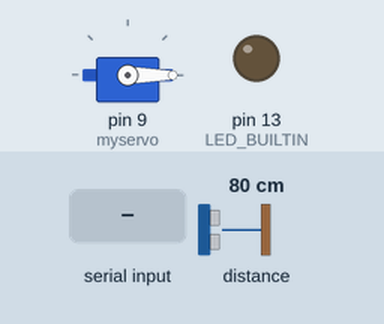
This sketch was run on a simulated Arduino Uno, built with avr-gcc and run on an emulated ATmega328P. Parts: servo, output pins drawn as LEDs (lit = HIGH). Inputs (shaded band) come from the test bench; at power-on: distance to the obstacle 80 cm. What the sketch prints to the serial monitor is not drawn.

Above: at 1.2 s.
1.3 s: byte 30 received over Serial
At 2.18 s:
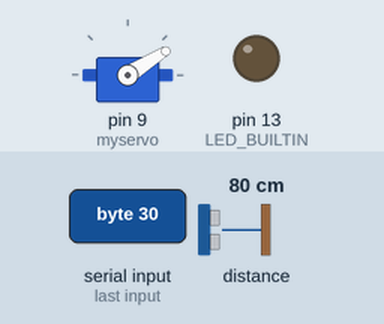
At 3.26 s:
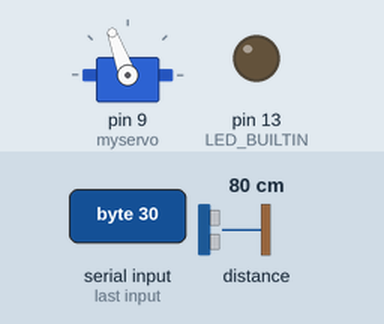
4.3 s: distance to the obstacle set to 2 cm
At 4.75 s:
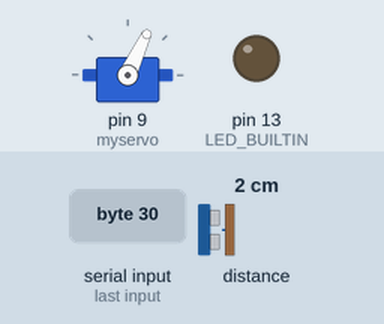
7.3 s: byte 90 received over Serial
10.3 s: distance to the obstacle set to 4 cm
13.3 s: byte 120 received over Serial
Timing chart, 0 to 17.3 s (numbered marks = the images above; inputs shaded):
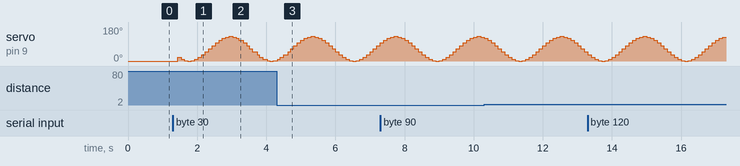

Measured:
- after the input at 1.3 s, servo on pin 9 (myservo): 0° → 19° after 0.13 s, → 9° 0.10 s later, → 2° 0.10 s later, → 0° 0.10 s later, … (29 changes in this stretch)

The sketch:

serial_0_3.ino
```cpp
#include "Adafruit_VL53L0X.h"
#include "Servo.h"


// Sinais de controle
float sinal_ctrl = 0;
float sinal_ref = 0;
float sinal_measure = 0;

// Timing control
unsigned long millisTask = 0;

// Timing aux
int num_of_measures = 0;
int servo_aux = 0;

// Sensor
Adafruit_VL53L0X lox = Adafruit_VL53L0X();

// Atuador
Servo myservo;
int servo_reference = 65;


// Função de filtro passa-baixa
float alpha = 0.385870;
float y_prev = 0.0;

float lox_filter(float x) {
    float y = alpha * x + (1 - alpha) * y_prev;
    y_prev = y;
    return y;
}

void setup() {
  // put your setup code here, to run once:

  pinMode(LED_BUILTIN, OUTPUT);
  digitalWrite(LED_BUILTIN, HIGH);

  // Setup Serial
  Serial.begin(9600);
  while (! Serial) {
    digitalWrite(LED_BUILTIN, HIGH);
    delay(1000);
    digitalWrite(LED_BUILTIN, LOW);
    delay(1000);

  }

  // Setup Sensor
  while (!lox.begin()) {
    digitalWrite(LED_BUILTIN, HIGH);
  };
  lox.startRangeContinuous();

  // Setup Servo
  myservo.attach(9);
  myservo.write(0);

  digitalWrite(LED_BUILTIN, LOW);

}

void loop() {
  if (Serial.available() > 0) {
    sinal_ref = (float) Serial.read();
  }

  if (lox.isRangeComplete()) { // ((millis() >= (millisTask-5UL)) && (lox.isRangeComplete()))
    // Leitura assincrona do sensor
    sinal_measure = float(lox.readRange());
    sinal_measure = lox_filter(sinal_measure);
  }

  if(millis() >= millisTask){
    // Leitura sincrona do sensor
    servo_aux += 15;
    if (servo_aux >= 360) servo_aux = 0;

    // Controle
    sinal_ctrl = map(sin(radians(servo_aux))*100, -100, 100, -65, 65);

    // Ativacao do motor
    if (sinal_ref) myservo.write(sinal_ctrl + servo_reference);

    // Tratamento de dados
    int t = (int)sinal_measure;
    int x = (int)sinal_ctrl;
    int y = (int)sinal_ref;
    Serial.write((byte*)&t, sizeof(t));
    Serial.write((byte*)&x, sizeof(x));
    Serial.write((byte*)&y, sizeof(y));

    // Necessary auxiliar methods
    millisTask = millisTask + 100UL;
  }
}
```
